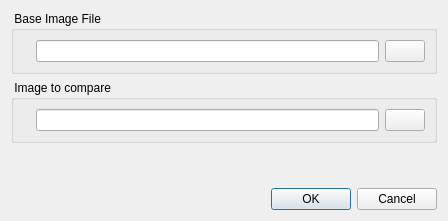
<?xml version="1.0" encoding="UTF-8"?>
<ui version="4.0">
 <class>FilesDialogClass</class>
 <widget class="QDialog" name="FilesDialogClass">
  <property name="geometry">
   <rect>
    <x>0</x>
    <y>0</y>
    <width>448</width>
    <height>221</height>
   </rect>
  </property>
  <property name="windowTitle">
   <string>Dialog</string>
  </property>
  <layout class="QGridLayout" name="gridLayout_3">
   <item row="0" column="0">
    <widget class="QGroupBox" name="groupBox">
     <property name="title">
      <string> Base Image File </string>
     </property>
     <layout class="QGridLayout" name="gridLayout">
      <item row="0" column="0">
       <widget class="QLabel" name="label">
        <property name="text">
         <string/>
        </property>
        <property name="pixmap">
         <pixmap resource="../res/diffimg.qrc">:/diffimg/icon_original.png</pixmap>
        </property>
        <property name="scaledContents">
         <bool>false</bool>
        </property>
       </widget>
      </item>
      <item row="0" column="1">
       <widget class="QLineEdit" name="lineEditFile1"/>
      </item>
      <item row="0" column="2">
       <widget class="QPushButton" name="pushButtonFile1">
        <property name="text">
         <string/>
        </property>
        <property name="icon">
         <iconset resource="../res/diffimg.qrc">
          <normaloff>:/diffimg/icon_open.png</normaloff>:/diffimg/icon_open.png</iconset>
        </property>
        <property name="iconSize">
         <size>
          <width>20</width>
          <height>20</height>
         </size>
        </property>
       </widget>
      </item>
     </layout>
    </widget>
   </item>
   <item row="1" column="0">
    <widget class="QGroupBox" name="groupBox_2">
     <property name="sizePolicy">
      <sizepolicy hsizetype="Preferred" vsizetype="Minimum">
       <horstretch>0</horstretch>
       <verstretch>0</verstretch>
      </sizepolicy>
     </property>
     <property name="title">
      <string> Image to compare </string>
     </property>
     <layout class="QGridLayout" name="gridLayout_2">
      <item row="0" column="0">
       <widget class="QLabel" name="label_2">
        <property name="text">
         <string/>
        </property>
        <property name="pixmap">
         <pixmap resource="../res/diffimg.qrc">:/diffimg/icon_modified.png</pixmap>
        </property>
        <property name="scaledContents">
         <bool>false</bool>
        </property>
       </widget>
      </item>
      <item row="0" column="1">
       <widget class="QLineEdit" name="lineEditFile2"/>
      </item>
      <item row="0" column="2">
       <widget class="QPushButton" name="pushButtonFile2">
        <property name="text">
         <string/>
        </property>
        <property name="icon">
         <iconset resource="../res/diffimg.qrc">
          <normaloff>:/diffimg/icon_open.png</normaloff>:/diffimg/icon_open.png</iconset>
        </property>
        <property name="iconSize">
         <size>
          <width>20</width>
          <height>20</height>
         </size>
        </property>
       </widget>
      </item>
     </layout>
    </widget>
   </item>
   <item row="2" column="0">
    <spacer name="verticalSpacer">
     <property name="orientation">
      <enum>Qt::Vertical</enum>
     </property>
     <property name="sizeHint" stdset="0">
      <size>
       <width>20</width>
       <height>37</height>
      </size>
     </property>
    </spacer>
   </item>
   <item row="3" column="0">
    <widget class="QDialogButtonBox" name="buttonBox">
     <property name="orientation">
      <enum>Qt::Horizontal</enum>
     </property>
     <property name="standardButtons">
      <set>QDialogButtonBox::Cancel|QDialogButtonBox::Ok</set>
     </property>
    </widget>
   </item>
  </layout>
 </widget>
 <resources>
  <include location="../res/diffimg.qrc"/>
  <include location="../res/diffimg.qrc"/>
 </resources>
 <connections>
  <connection>
   <sender>buttonBox</sender>
   <signal>accepted()</signal>
   <receiver>FilesDialogClass</receiver>
   <slot>accept()</slot>
   <hints>
    <hint type="sourcelabel">
     <x>248</x>
     <y>254</y>
    </hint>
    <hint type="destinationlabel">
     <x>157</x>
     <y>274</y>
    </hint>
   </hints>
  </connection>
  <connection>
   <sender>buttonBox</sender>
   <signal>rejected()</signal>
   <receiver>FilesDialogClass</receiver>
   <slot>reject()</slot>
   <hints>
    <hint type="sourcelabel">
     <x>316</x>
     <y>260</y>
    </hint>
    <hint type="destinationlabel">
     <x>286</x>
     <y>274</y>
    </hint>
   </hints>
  </connection>
 </connections>
</ui>
